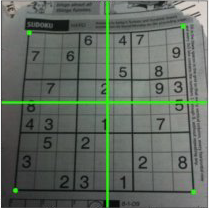
#> input picture perspective_image.png, 209 x 208 px
$ python perspective_image.py
#> lines starting #> are read from the running program, lines starting #| are printed output that depends on the picture
import cv2
import numpy as np

img = cv2.imread('perspective_image.png',1)
#> img is the input picture: shape (208, 209, 3); mean B, G, R 97.4, 107, 97.7

# [4 lines of commented-out code are left out]
pts1 = np.float32([[28,32],[182,26],[15,190],[193,191]])
pts2 = np.float32([[0,0],[150,0],[0,150],[150,150]])
M = cv2.getPerspectiveTransform(pts1,pts2)
dst = cv2.warpPerspective(img,M,(150,150))
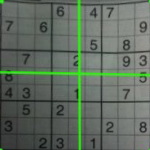
#> dst: shape (150, 150, 3); mean B, G, R 95.5, 107.6, 95.7


cv2.imshow("img",dst)
cv2.waitKey(10000)
cv2.destroyAllWindows()
